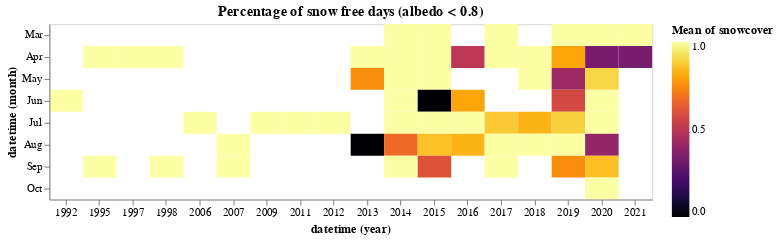

Source (notebook cell):
### Code cell
df['year'] = df['datetime'].dt.year
df['doy'] = df['datetime'].dt.dayofyear

df['snowcover'] = 0
df['snowcover'] = df['snowcover'].mask(df['albedo'] < 0.8, 1)


alt.Chart(
    df,
    title="Percentage of snow free days (albedo < 0.8)"
).mark_rect().encode(
    x='year(datetime):O',
    y='month(datetime):O',
    color=alt.Color('mean(snowcover):Q', scale=alt.Scale(scheme="inferno")),
    tooltip=[
        # alt.Tooltip('monthdate(datetime):T', title='Date'),
        alt.Tooltip('mean(snowcover):Q', title='days without snow')
    ]
).properties(width=550)

### Figure 1 — Vega-Lite specification as saved in the notebook (floating-point values rounded to 4 significant figures; data arrays with more than 128 entries replaced by an {"elided": "..."} marker saying what was removed)
{"config": {"view": {"continuousWidth": 400, "continuousHeight": 300}}, "data": {"name": "data-cab090a57c1d7031b5581ed146d95ad2"}, "mark": "rect", "encoding": {"color": {"type": "quantitative", "aggregate": "mean", "field": "snowcover", "scale": {"scheme": "inferno"}}, "tooltip": [{"type": "quantitative", "aggregate": "mean", "field": "snowcover", "title": "days without snow"}], "x": {"type": "ordinal", "field": "datetime", "timeUnit": "year"}, "y": {"type": "ordinal", "field": "datetime", "timeUnit": "month"}}, "title": "Percentage of snow free days (albedo < 0.8)", "width": 550, "$schema": "https://vega.github.io/schema/vega-lite/v4.8.1.json", "datasets": {"data-cab090a57c1d7031b5581ed146d95ad2": {"elided": "370 records"}}}
